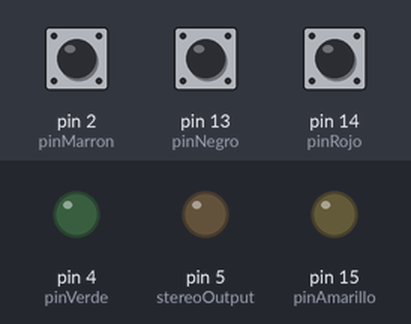
A sketch run on a simulated Arduino Uno, built with avr-gcc and run on an emulated ATmega328P. Shown: output pins drawn as LEDs (lit = HIGH). Inputs (shaded band) come from the test bench; at power-on: pin 13 (pinNegro) HIGH, pin 14 (pinRojo) HIGH, pin 2 (pinMarron) HIGH. Pins used as bus, display or sensor lines are not drawn.

Above: at 1.3 s.
1.4 s: pin 13 (pinNegro) pulled LOW for 0.3 s
At 2.8 s:
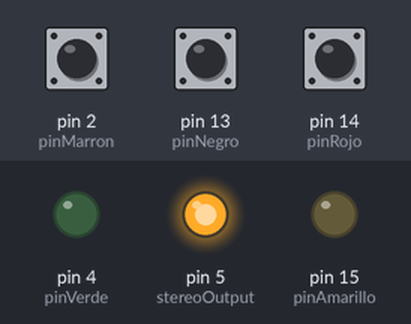
3.2 s: pin 14 (pinRojo) pulled LOW for 0.3 s
5.0 s: pin 14 (pinRojo) pulled LOW for 3.2 s
At 5.39 s:
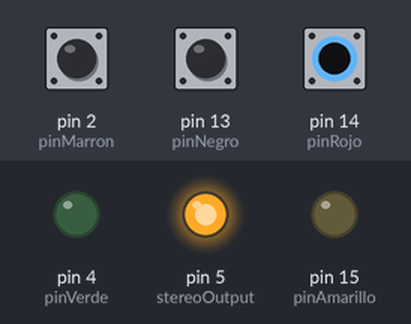
9.7 s: pin 13 (pinNegro) pulled LOW for 1 s
At 10.08 s:
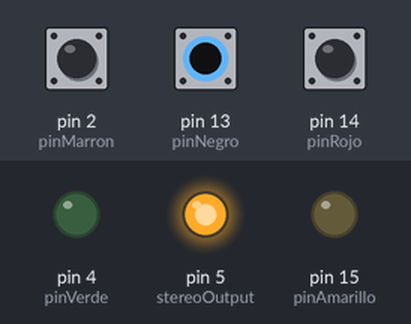
12.7 s: pin 13 (pinNegro) pulled LOW for 3.2 s
At 13.04 s:
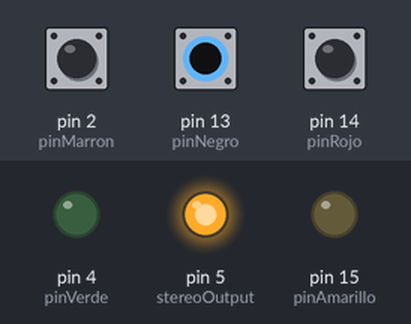
Timing chart, 0 to 17.3 s (numbered marks = the images above; inputs shaded):
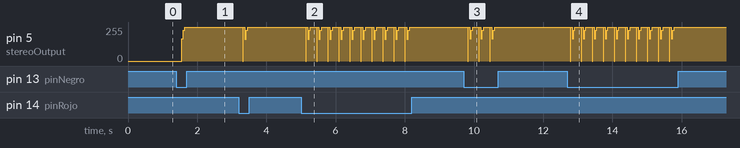

Measured:
- after the input at 1.4 s, pin 5 (stereoOutput): 0/255 → 255/255 after 0.16 s
- after the input at 5.0 s, pin 5 (stereoOutput): 255/255 → 0/255 after 0.14 s, then repeats every 0.32 s: 255/255 0.04 s, 165/255 0.04 s, 230/255 0.04 s, 255/255 0.18 s, 0/255 0.01 s, until it stays 255/255 from 8.1 s
- after the input at 9.7 s, pin 5 (stereoOutput): 255/255 → 0/255 after 0.12 s, then repeats every 0.32 s: 255/255 0.04 s, 166/255 0.04 s, 229/255 0.04 s, 255/255 0.18 s, 0/255 0.01 s, until it stays 255/255 from 10.6 s
- after the input at 12.7 s, pin 5 (stereoOutput): 255/255 → 0/255 after 0.08 s, then repeats every 0.32 s: 255/255 0.04 s, 166/255 0.04 s, 229/255 0.04 s, 255/255 0.18 s, 0/255 0.01 s, until it stays 255/255 from 15.8 s

The sketch:

arduino_interfaz_twingo_timon_control_kenwood_bt-328.ino
```cpp
/* 				Twingo Stering Wheel Audio Stereo Contro For Keenwood 					*/
/*------------------+---------------+-------------------+-----------------------+---------------+-----------------------+*/
/*================= | Code Variable |	    Pin		|     Arnes Color 	|   Board Pin 	| 	Control Color	|*/
/*------------------+---------------+-------------------+-----------------------+---------------+-----------------------+*/
static const uint8_t pinVerde 	 = 	4; 	// 	| 	Green		| 	D2 	|	Green 		|
static const uint8_t pinMarron 	 = 	2; 	// 	| 	White 		|	D4 	|	Brown 		|
static const uint8_t pinAmarillo = 	15; 	// 	| 	Yellow		|	D8 	|	Yellow 		|
static const uint8_t pinAzul 	 = 	12; 	// 	| 	Blue		|	D6 	|	Light Blue 	|
static const uint8_t pinNegro 	 = 	13; 	//	| 	White/Brown 	|	D7 	|	Black		|
static const uint8_t pinRojo 	 = 	14; 	// 	| 	White/Orange 	|	D5 	|	Red 		|
/*------------------------------------------------------+---------------+---------------+-------------------------------+*/

static const uint8_t stereoOutput = 5; // output -> yellow D1

int azul;
int verde;
int rojo;
int negro;
int amarillo;
int marron, ruletaSiguiente, ruletaAnterior, ruletaActual;
int pulsado, mantiene;

static int ZERO = 0;
static int VOL_UP = 1;
static int VOL_DOWN = 2;
static int SKIP_BACKWARD = 3;
static int SKIP_FORWARD = 4;
static int PLAY_PAUSE = 5;
static int MUTE = 6;
static int SOURCE = 7;

const String KenwoodCommDescriptionArray[10] = {
  "zero",
  "Volume up",
  "Volume down",
  "Skip forward",
  "Skip backward",
  "Play/pause",
  "Mute",
  "Source"
};

void setup()
{

  // Por defecto los pins de entrada en HIGH (PULLUP)
  pinMode(pinMarron, INPUT_PULLUP); 	// for wheel
  pinMode(pinNegro, INPUT_PULLUP); 	// for buttons
  pinMode(pinRojo, INPUT_PULLUP); 	// for buttons

  pinMode(pinAzul, OUTPUT);
  pinMode(pinVerde, OUTPUT);
  pinMode(pinAmarillo, OUTPUT);

  pinMode(stereoOutput, OUTPUT); // For send kenwood commands

  //inicializamos pines a LOW.
  digitalWrite(pinAzul, LOW);
  digitalWrite(pinVerde, LOW);
  digitalWrite(pinAmarillo, LOW);

  // Serial.begin(9600);
  // delay(10000);
  inicializaRuleta();

}


void loop()
{
  readButtonActions();
}

void readButtonActions() {
  // delay(200);
  delay(250);
  rojo = digitalRead(pinRojo);
  negro = digitalRead(pinNegro);

  if (negro == LOW) // se van leyendo los pines maestros para ver si cambian de estado..
  {
    Serial.println("Black:");
    pulsado = compruebaPinPulsado(pinNegro);
    if (pulsado == pinAzul)
    {
      SendKenwoodMessage(MUTE);
    }
    else if (pulsado == pinVerde)
    {
      SendKenwoodMessage(SKIP_BACKWARD);
    }
    else if (pulsado == pinAmarillo)
    {
      SendKenwoodMessage(SKIP_FORWARD);
    }

  }
  else if (rojo == LOW)
  {
    Serial.println("Red:");
    pulsado = compruebaPinPulsado(pinRojo);
    if (pulsado == pinAzul)
    {
      SendKenwoodMessage(VOL_UP);
    }
    else if (pulsado == pinVerde)
    {
      SendKenwoodMessage(SOURCE);
    }
    else if (pulsado == pinAmarillo)
    {
      SendKenwoodMessage(VOL_DOWN);
    }
  }

  compruebaRuleta();
}


void compruebaRuleta()
{
  marron = compruebaPinPulsado(pinMarron);
  if (marron != ruletaActual) //COMPROBAMOS SI HA CAMBIADO EL ESTADO DE LA RULETA (SI SE HA GIRADO)
  {
    delay(10);
    if (marron == ruletaSiguiente) //sube una pista Y REORDENAMOS VARIABLES
    {
      SendKenwoodMessage(SKIP_FORWARD);
      ruletaSiguiente = ruletaAnterior;
      ruletaAnterior = ruletaActual;
      ruletaActual = marron;
    }
    else if (marron == ruletaAnterior) //baja una pista Y REORDENAMOS VARIABLES.
    {
      SendKenwoodMessage(SKIP_BACKWARD);

      ruletaAnterior = ruletaSiguiente;
      ruletaSiguiente = ruletaActual;
      ruletaActual = marron;
    }
  }
}

void inicializaRuleta()  //LEEMOS EL ESTADO INICIAL DE LA RULETA AL ENCENDER LA RADIO.
//Y ESTABLECEMOS LOS COLORES QUE SERÁN LA SIGUIENTE O LA ANTERIOR PISTA (Y EL ACTUAL)
{
  ruletaActual = compruebaPinPulsado(pinMarron);
  if (ruletaActual == pinVerde)
  {
    ruletaSiguiente = pinAzul;
    ruletaAnterior = pinAmarillo;
  }
  else if (ruletaActual == pinAzul)
  {
    ruletaSiguiente = pinAmarillo;
    ruletaAnterior = pinVerde;
  }
  else if (ruletaActual == pinAmarillo)
  {
    ruletaAnterior = pinAzul;
    ruletaSiguiente = pinVerde;
  }
}

int compruebaPinPulsado(int pinBuscado)
{

  digitalWrite(pinAzul, HIGH);
  if (digitalRead(pinBuscado) == HIGH)
  {
    pulsado = pinAzul;
    digitalWrite(pinAzul, LOW);
    return pulsado;
  }

  digitalWrite(pinAzul, LOW);
  digitalWrite(pinVerde, HIGH);
  if (digitalRead(pinBuscado) == HIGH)
  {
    pulsado = pinVerde;
    digitalWrite(pinVerde, LOW);
    return pulsado;
  }

  digitalWrite(pinVerde, LOW);
  digitalWrite(pinAmarillo, HIGH);
  if (digitalRead(pinBuscado) == HIGH)
  {
    pulsado = pinAmarillo;
  }
  digitalWrite(pinAmarillo, LOW);
  return pulsado;
}

byte KenwoodData; //variable initializer for data that will be sent to Kenwood stereo
byte CarSWbuttonInput = 0; //initialize variable that will switch through different commands
int before_millis;

void SendKenwoodMessage(int messageId) {
  CarSWbuttonInput = messageId;
  PrepareKenwoodMessage();
  Serial.println(KenwoodCommDescriptionArray[messageId]);

  int diff = millis() - before_millis;
  //Serial.println(diff);

  //Serial.println(before_millis);


  before_millis = millis();
}

void PrepareKenwoodMessage() {
  const byte KenwoodAddress = B10111001;

  const byte KenwoodCommArray[10] = {
    B00000000,  // 0) 00000000 11111111 zero
    B00010100,  // 1) 00101000 11010111 Volume up
    B00010101,  // 2) 10101000 01010111 Volume down
    B00001011,  // 3) 11010000 00101111 Skip forward
    B00001010,  // 4) 01010000 10101111 Skip backward
    B00001110,  // 5) 01110000 10001111 Play/pause
    B00010110,  // 6) 01101000 10010111 Mute
    B00010011
  }; // 7) 11001000 00110111 Source

  byte KenwoodCommand;
  switch (CarSWbuttonInput) {
    case 0:    break; /*do nothing currently*/
    case 1:    KenwoodCommand = KenwoodCommArray[1]; break;   //Volume up
    case 2:    KenwoodCommand = KenwoodCommArray[2]; break;   //Volume down
    case 3:    KenwoodCommand = KenwoodCommArray[3]; break;   //Skip Forward
    case 4:    KenwoodCommand = KenwoodCommArray[4]; break;   //Skip Backward
    case 5:    KenwoodCommand = KenwoodCommArray[5]; break;   //1-6 button - Play/Pause
    case 6:    KenwoodCommand = KenwoodCommArray[6]; break;   //Mute
    case 7:    KenwoodCommand = KenwoodCommArray[7]; break;   //Source
  }

  digitalWrite(stereoOutput, LOW);     delayMicroseconds(9000); //turn ON for 9ms for Start
  digitalWrite(stereoOutput, HIGH);    delayMicroseconds(4500); //turn OFF for 4.5ms for Start

  KenwoodData = KenwoodAddress;
  SendKenwoodBinary();  // Send Device Address
  KenwoodData = KenwoodCommand;
  SendKenwoodBinary();

  digitalWrite(stereoOutput, LOW);     delayMicroseconds(562); // prender para finalizar
  digitalWrite(stereoOutput, HIGH);    // apagar para finalizar

}

/*****************************************************************************/
void SendKenwoodBinary() {
  byte bit;

  for (byte i = 1; i <= 2; i++) {
    if (i == 2) {
      KenwoodData = ~KenwoodData;
    }

    for (byte X = 0; X <= 7; X++) {
      bit = bitRead(KenwoodData, X); //bitRead starts with LSB (least significant bit), meaning it reads right-most bit moving leftward
      if (bit == 0) {
        digitalWrite(stereoOutput, LOW);     delayMicroseconds(562);  //keep ON for 562.5us
        digitalWrite(stereoOutput, HIGH);    delayMicroseconds(562);  //keep OFF for 562.5us
      }
      else {  //(bit == 1)
        digitalWrite(stereoOutput, LOW);     delayMicroseconds(562);  //keep ON for 562.5us
        digitalWrite(stereoOutput, HIGH);    delayMicroseconds(1687); //keep OFF for 1687.5us
      }
    }
  }
}
```
